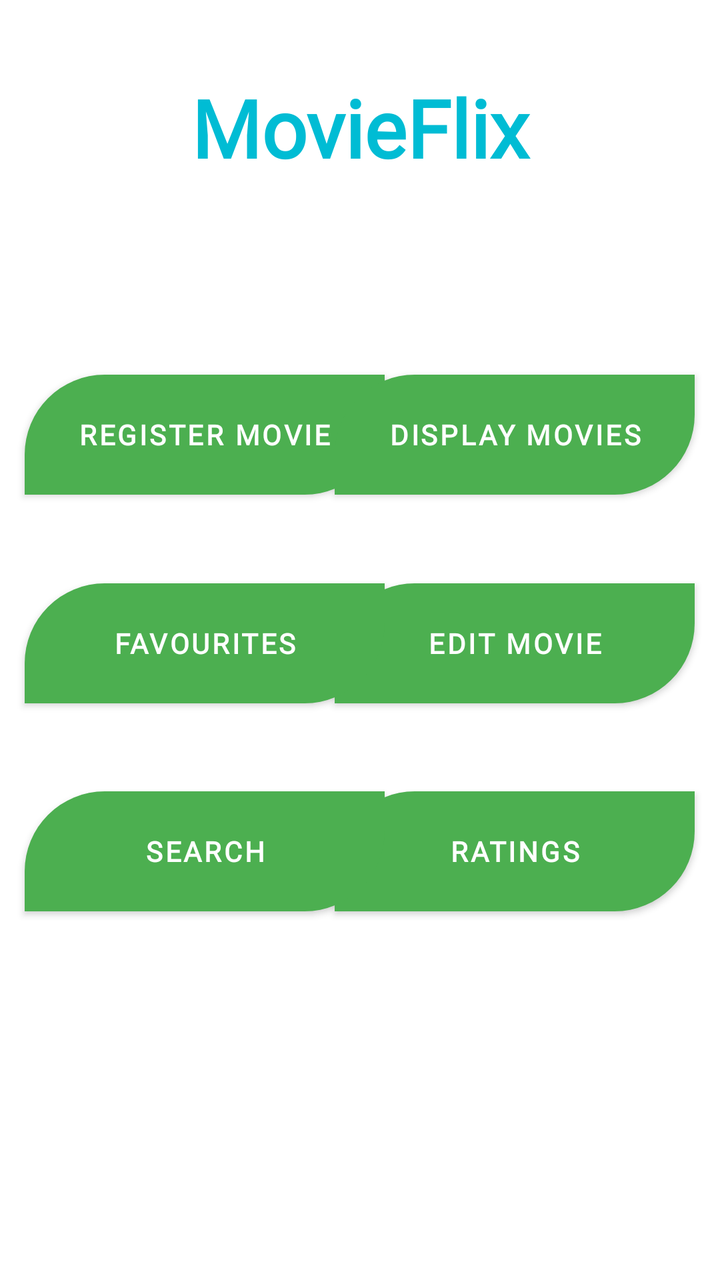
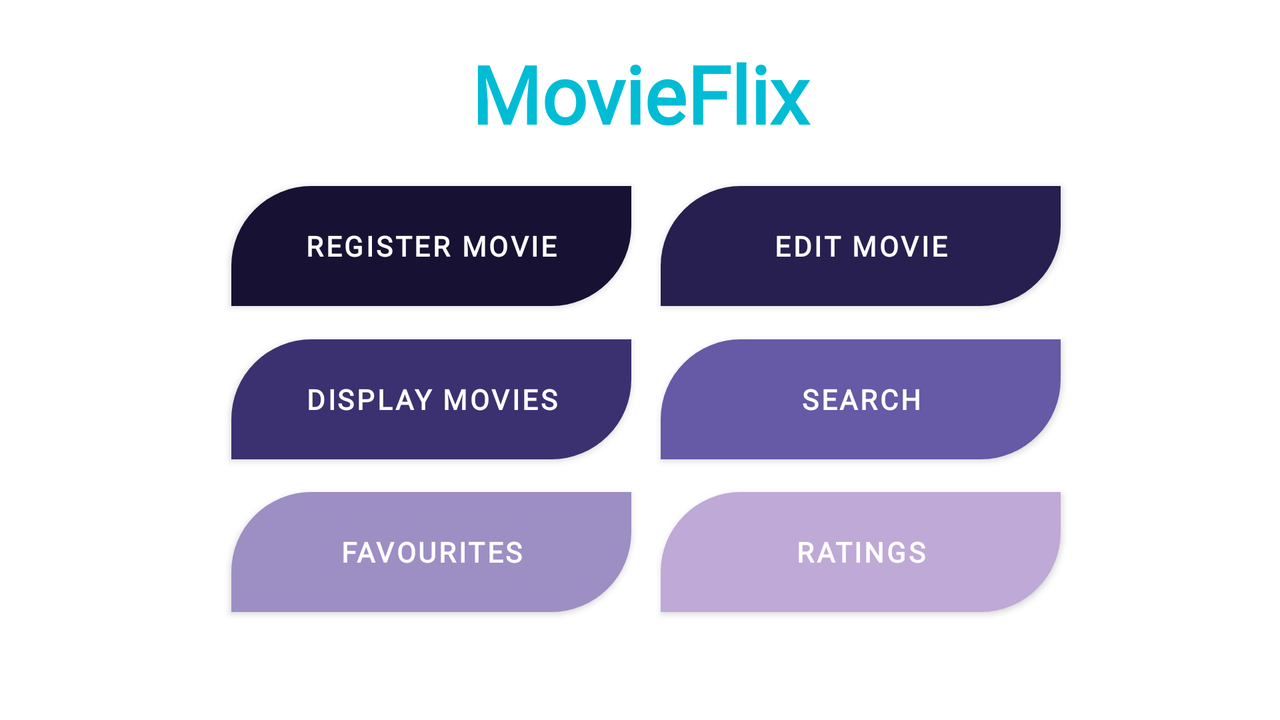

First picture: res/layout/ on a phone held upright. Second picture: the repository's own variant of that layout, on a device whose configuration matches the variant's folder. Source for both follows.
<!-- AndroidManifest.xml: application theme Theme.Mobile_Coursework_02 -->
<!-- res/layout/activity_main.xml -->
<?xml version="1.0" encoding="utf-8"?>
<androidx.constraintlayout.widget.ConstraintLayout xmlns:android="http://schemas.android.com/apk/res/android"
    xmlns:app="http://schemas.android.com/apk/res-auto"
    xmlns:tools="http://schemas.android.com/tools"
    android:layout_width="match_parent"
    android:layout_height="match_parent"
    android:background="@drawable/background_image"
    tools:context=".MainActivity">


    <Button
        android:id="@+id/registerMovieBtn"
        android:layout_width="180dp"
        android:layout_height="60dp"
        android:background="@drawable/button_shapes"
        android:onClick="registerMovie"
        android:text="@string/registerMovie"
        android:fontFamily="@font/bree_serif"
        android:textStyle="normal|bold"
        app:backgroundTint="#4CAF50"
        app:layout_constraintBottom_toBottomOf="parent"
        app:layout_constraintEnd_toEndOf="parent"
        app:layout_constraintHorizontal_bias="0.069"
        app:layout_constraintStart_toStartOf="parent"
        app:layout_constraintTop_toTopOf="parent"
        app:layout_constraintVertical_bias="0.323" />

    <Button
        android:id="@+id/editMovieBtn"
        android:layout_width="180dp"
        android:layout_height="60dp"
        android:background="@drawable/button_shapes"
        android:text="@string/editMovies"
        android:onClick="editMovies"
        android:fontFamily="@font/bree_serif"
        android:textStyle="normal|bold"
        app:backgroundTint="#4CAF50"
        app:layout_constraintBottom_toBottomOf="parent"
        app:layout_constraintEnd_toEndOf="parent"
        app:layout_constraintHorizontal_bias="0.93"
        app:layout_constraintStart_toStartOf="parent"
        app:layout_constraintTop_toTopOf="parent"
        app:layout_constraintVertical_bias="0.503" />

    <Button
        android:id="@+id/displayMovieBtn"
        android:layout_width="180dp"
        android:layout_height="60dp"
        android:background="@drawable/button_shapes"
        android:onClick="displayMovies"
        android:text="@string/displayMovies"
        android:fontFamily="@font/bree_serif"
        android:textStyle="normal|bold"
        app:backgroundTint="#4CAF50"
        app:layout_constraintBottom_toBottomOf="parent"
        app:layout_constraintEnd_toEndOf="parent"
        app:layout_constraintHorizontal_bias="0.93"
        app:layout_constraintStart_toStartOf="parent"
        app:layout_constraintTop_toTopOf="parent"
        app:layout_constraintVertical_bias="0.323" />

    <Button
        android:id="@+id/ratingBtn"
        android:layout_width="180dp"
        android:layout_height="60dp"
        android:background="@drawable/button_shapes"
        android:text="@string/ratings"
        android:onClick="ratings"
        android:fontFamily="@font/bree_serif"
        android:textStyle="normal|bold"
        app:backgroundTint="#4CAF50"
        app:layout_constraintBottom_toBottomOf="parent"
        app:layout_constraintEnd_toEndOf="parent"
        app:layout_constraintHorizontal_bias="0.93"
        app:layout_constraintStart_toStartOf="parent"
        app:layout_constraintTop_toTopOf="parent"
        app:layout_constraintVertical_bias="0.682" />

    <Button
        android:id="@+id/favouritesBtn"
        android:layout_width="180dp"
        android:layout_height="60dp"
        android:background="@drawable/button_shapes"
        android:text="@string/favourites"
        android:fontFamily="@font/bree_serif"
        android:textStyle="normal|bold"
        app:backgroundTint="#4CAF50"
        android:onClick="favoriteMovies"
        app:layout_constraintBottom_toBottomOf="parent"
        app:layout_constraintEnd_toEndOf="parent"
        app:layout_constraintHorizontal_bias="0.069"
        app:layout_constraintStart_toStartOf="parent"
        app:layout_constraintTop_toTopOf="parent"
        app:layout_constraintVertical_bias="0.503" />

    <Button
        android:id="@+id/searchBtn"
        android:layout_width="180dp"
        android:layout_height="60dp"
        android:background="@drawable/button_shapes"
        android:text="@string/search"
        android:onClick="search"
        android:fontFamily="@font/bree_serif"
        android:textStyle="normal|bold"
        app:backgroundTint="#4CAF50"
        app:layout_constraintBottom_toBottomOf="parent"
        app:layout_constraintEnd_toEndOf="parent"
        app:layout_constraintHorizontal_bias="0.069"
        app:layout_constraintStart_toStartOf="parent"
        app:layout_constraintTop_toTopOf="parent"
        app:layout_constraintVertical_bias="0.682" />

    <TextView
        android:id="@+id/mainPgTitle"
        android:layout_width="317dp"
        android:layout_height="67dp"
        android:fontFamily="@font/bree_serif"
        android:gravity="center"
        android:text="@string/mainPgTitle"
        android:textColor="#00BCD4"
        android:textSize="40sp"
        android:textStyle="normal|bold"
        app:layout_constraintBottom_toBottomOf="parent"
        app:layout_constraintEnd_toEndOf="parent"
        app:layout_constraintStart_toStartOf="parent"
        app:layout_constraintTop_toTopOf="parent"
        app:layout_constraintVertical_bias="0.053" />

</androidx.constraintlayout.widget.ConstraintLayout>
<!-- resources referenced by this layout -->
<resources>
  <!-- drawable button_shapes (drawable) -->
  <?xml version="1.0" encoding="utf-8"?>
  <shape xmlns:android="http://schemas.android.com/apk/res/android"
      android:shape="rectangle">
      <solid android:color="#3498DB" />
      <corners android:bottomRightRadius="40dp"
          android:topLeftRadius="40dp"/>
  </shape>
  <string name="displayMovies">Display Movies</string>
  <string name="editMovies">Edit Movie</string>
  <string name="favourites">Favourites</string>
  <string name="mainPgTitle">MovieFlix</string>
  <string name="ratings">Ratings</string>
  <string name="registerMovie">Register Movie</string>
  <string name="search">Search</string>
  <style name="Theme.Mobile_Coursework_02" parent="Theme.MaterialComponents.DayNight.DarkActionBar">
          
          <item name="colorPrimary">@color/purple_500</item>
          <item name="colorPrimaryVariant">@color/purple_700</item>
          <item name="colorOnPrimary">@color/white</item>
          
          <item name="colorSecondary">@color/teal_200</item>
          <item name="colorSecondaryVariant">@color/teal_700</item>
          <item name="colorOnSecondary">@color/black</item>
          
          <item name="android:statusBarColor" tools:targetApi="l">?attr/colorPrimaryVariant</item>
          
      </style>
</resources>
<!-- res/layout-land/activity_main.xml (the repository's variant of the layout above) -->
<!-- drawn on the phone turned sideways -->
<?xml version="1.0" encoding="utf-8"?>
<androidx.constraintlayout.widget.ConstraintLayout xmlns:android="http://schemas.android.com/apk/res/android"
    xmlns:app="http://schemas.android.com/apk/res-auto"
    xmlns:tools="http://schemas.android.com/tools"
    android:layout_width="match_parent"
    android:layout_height="match_parent"
    android:background="@drawable/background_image"
    tools:context=".MainActivity">


    <Button
        android:id="@+id/registerMovieBtn"
        android:layout_width="200dp"
        android:layout_height="60dp"
        android:background="@drawable/button_shapes"
        android:fontFamily="@font/bree_serif"
        android:onClick="registerMovie"
        android:text="@string/registerMovie"
        android:textStyle="normal|bold"
        app:backgroundTint="#171233"
        app:layout_constraintBottom_toBottomOf="parent"
        app:layout_constraintEnd_toEndOf="parent"
        app:layout_constraintHorizontal_bias="0.263"
        app:layout_constraintStart_toStartOf="parent"
        app:layout_constraintTop_toTopOf="parent"
        app:layout_constraintVertical_bias="0.31" />

    <Button
        android:id="@+id/favouritesBtn"
        android:layout_width="200dp"
        android:layout_height="60dp"
        android:background="@drawable/button_shapes"
        android:fontFamily="@font/bree_serif"
        android:onClick="favoriteMovies"
        android:text="@string/favourites"
        android:textStyle="normal|bold"
        app:backgroundTint="#9d8ec4"
        app:layout_constraintBottom_toBottomOf="parent"
        app:layout_constraintEnd_toEndOf="parent"
        app:layout_constraintHorizontal_bias="0.263"
        app:layout_constraintStart_toStartOf="parent"
        app:layout_constraintTop_toTopOf="parent"
        app:layout_constraintVertical_bias="0.82" />

    <TextView
        android:id="@+id/mainPgTitle"
        android:layout_width="317dp"
        android:layout_height="67dp"
        android:fontFamily="@font/bree_serif"
        android:gravity="center"
        android:text="@string/mainPgTitle"
        android:textColor="#00BCD4"
        android:textSize="40sp"
        android:textStyle="normal|bold"
        app:layout_constraintBottom_toBottomOf="parent"
        app:layout_constraintEnd_toEndOf="parent"
        app:layout_constraintStart_toStartOf="parent"
        app:layout_constraintTop_toTopOf="parent"
        app:layout_constraintVertical_bias="0.046" />

    <Button
        android:id="@+id/displayMovieBtn"
        android:layout_width="200dp"
        android:layout_height="60dp"
        android:background="@drawable/button_shapes"
        android:fontFamily="@font/bree_serif"
        android:onClick="displayMovies"
        android:text="@string/displayMovies"
        android:textStyle="normal|bold"
        app:backgroundTint="#3b3170"
        app:layout_constraintBottom_toBottomOf="parent"
        app:layout_constraintEnd_toEndOf="parent"
        app:layout_constraintHorizontal_bias="0.263"
        app:layout_constraintStart_toStartOf="parent"
        app:layout_constraintTop_toTopOf="parent"
        app:layout_constraintVertical_bias="0.566" />

    <Button
        android:id="@+id/editMovieBtn"
        android:layout_width="200dp"
        android:layout_height="60dp"
        android:background="@drawable/button_shapes"
        android:fontFamily="@font/bree_serif"
        android:onClick="editMovies"
        android:text="@string/editMovies"
        android:textStyle="normal|bold"
        app:backgroundTint="#271f4f"
        app:layout_constraintBottom_toBottomOf="parent"
        app:layout_constraintEnd_toEndOf="parent"
        app:layout_constraintHorizontal_bias="0.751"
        app:layout_constraintStart_toStartOf="parent"
        app:layout_constraintTop_toTopOf="parent"
        app:layout_constraintVertical_bias="0.31" />

    <Button
        android:id="@+id/searchBtn"
        android:layout_width="200dp"
        android:layout_height="60dp"
        android:background="@drawable/button_shapes"
        android:fontFamily="@font/bree_serif"
        android:onClick="search"
        android:text="@string/search"
        android:textStyle="normal|bold"
        app:backgroundTint="#6659a5"
        app:layout_constraintBottom_toBottomOf="parent"
        app:layout_constraintEnd_toEndOf="parent"
        app:layout_constraintHorizontal_bias="0.751"
        app:layout_constraintStart_toStartOf="parent"
        app:layout_constraintTop_toTopOf="parent"
        app:layout_constraintVertical_bias="0.566" />

    <Button
        android:id="@+id/ratingBtn"
        android:layout_width="200dp"
        android:layout_height="60dp"
        android:background="@drawable/button_shapes"
        android:fontFamily="@font/bree_serif"
        android:onClick="ratings"
        android:text="@string/ratings"
        android:textStyle="normal|bold"
        app:backgroundTint="#bea9d7"
        app:layout_constraintBottom_toBottomOf="parent"
        app:layout_constraintEnd_toEndOf="parent"
        app:layout_constraintHorizontal_bias="0.751"
        app:layout_constraintStart_toStartOf="parent"
        app:layout_constraintTop_toTopOf="parent"
        app:layout_constraintVertical_bias="0.82" />

</androidx.constraintlayout.widget.ConstraintLayout>
